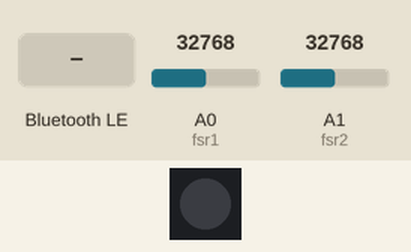
Recording of a program running on a simulated CircuitPython board. On the bench: 1 RGB LEDs in strip order, left to right. The inputs (shaded band) are chosen by the test bench; at power-on: A1 (fsr2) = 32768, A0 (fsr1) = 32768 (analog values on the 0–65535 scale). Dim RGB values are drawn brighter than linear; nothing arrives over Bluetooth unless stated; what the program prints to the serial console is not drawn.

Above: at 1.2 s.
1.3 s: "c" written over Bluetooth (the phone connects first, if it has not yet)
At 2.4 s:
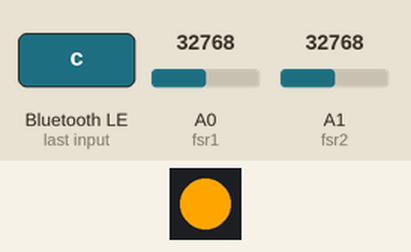
2.8 s: A1 (fsr2) set to 19660
At 5.24 s:
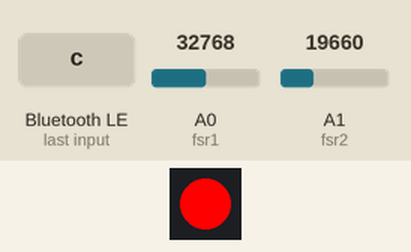
5.8 s: "r" written over Bluetooth (the phone connects first, if it has not yet)
At 6.1 s:
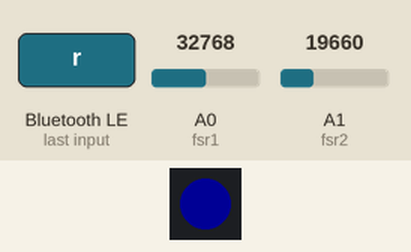
7.3 s: "calibrate" written over Bluetooth (the phone connects first, if it has not yet)
At 7.6 s:
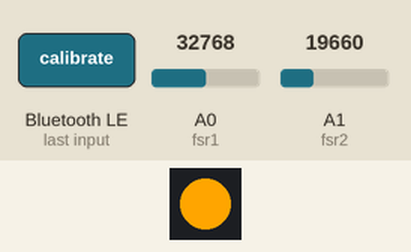
8.8 s: "reset" written over Bluetooth (the phone connects first, if it has not yet)
At 11.1 s:
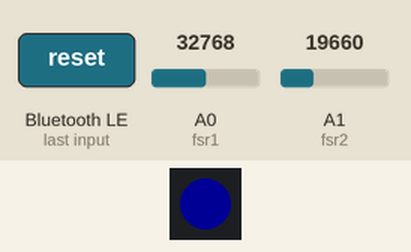
Timing chart, 0 to 12.6 s (numbered marks = the images above; inputs shaded):
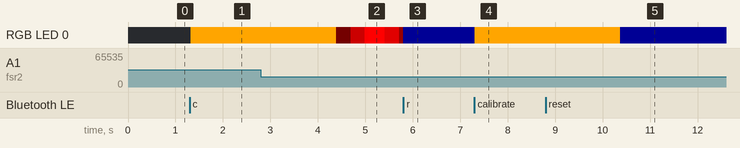

The program:

sensor2.py
```python
# Posture Checker - CircuitPython
# Hardware: Adafruit ESP32-S3 Feather (8MB Flash, No PSRAM)
# Sensors:  FSR on A0, FSR on A1 (velostat/conductive sheet compatible)
# BLE:      Adafruit Bluefruit Connect app (UART mode)
#
# Wiring:
#   FSR1: one leg → 3.3V, other leg → A0; 10K pulldown from A0 → GND
#   FSR2: one leg → 3.3V, other leg → A1; 10K pulldown from A1 → GND
#   Velostat (optional swap-in): same wiring, just replace the FSR
#
# Required libraries in /lib:
#   adafruit_ble/
#   adafruit_bluefruit_connect/
#   neopixel.mpy

import time
import board
import analogio
import neopixel
import adafruit_ble
from adafruit_ble.advertising.standard import ProvideServicesAdvertisement
from adafruit_ble.services.nordic import UARTService

# ── Resistor config ──────────────────────────────────────────────────────────
PULLDOWN_OHMS  = 10_000
REFERENCE_OHMS = 10_000
SCALE = REFERENCE_OHMS / PULLDOWN_OHMS

# ── Calibration config ───────────────────────────────────────────────────────
CALIBRATION_SAMPLES   = 20    # number of readings averaged during calibration
CALIBRATION_DELAY     = 0.15  # seconds between each sample (~3 s total)
DEVIATION_THRESHOLD   = 0.20  # 20 % deviation from baseline triggers an alert

# ── Analog inputs ────────────────────────────────────────────────────────────
fsr1 = analogio.AnalogIn(board.A0)
fsr2 = analogio.AnalogIn(board.A1)

# ── Calibration state ────────────────────────────────────────────────────────
calibration = {
    "fsr1_baseline": None,
    "fsr2_baseline": None,
    "is_calibrated": False,
}

# ── BLE setup ────────────────────────────────────────────────────────────────
ble  = adafruit_ble.BLERadio()
uart = UARTService()
advertisement = ProvideServicesAdvertisement(uart)

# ── Onboard NeoPixel (ESP32-S3 Feather has one on NEOPIXEL pin) ──────────────
pixel = neopixel.NeoPixel(board.NEOPIXEL, 1, brightness=1.0, auto_write=True)

# Colour constants  (R, G, B)
COLOR_OFF        = (0,   0,   0)
COLOR_GOOD       = (0,   20,  0)    # dim green  — good posture
COLOR_ALERT      = (255, 0,   0)    # bright red — bad posture (flash ON phase)
COLOR_UNCALIB    = (0,   0,   20)   # dim blue   — not yet calibrated
COLOR_CALIBRATING= (255, 165, 0)    # orange     — calibration in progress

# Pulse state for the alert animation
import math
PULSE_PERIOD  = 1.5                 # seconds for one full breathe-in + breathe-out cycle
_pulse_start  = 0.0                 # set when posture_bad first becomes True


def led_good():
    """Steady dim green — posture is fine."""
    pixel.brightness = 1.0
    pixel[0] = COLOR_GOOD


def led_alert_tick():
    """
    Call this frequently inside the main loop when posture is bad.
    Smoothly pulses bright red using a sine wave (breathing effect).
    No blocking sleeps — safe to call every loop iteration.
    """
    phase      = (time.monotonic() - _pulse_start) / PULSE_PERIOD  # 0..1 per cycle
    brightness = (math.sin(phase * 2 * math.pi - math.pi / 2) + 1) / 2
    pixel.brightness = brightness
    pixel[0]   = COLOR_ALERT


def led_uncalibrated():
    """Dim blue — device is connected but not yet calibrated."""
    pixel.brightness = 1.0
    pixel[0] = COLOR_UNCALIB


def led_calibrating():
    """Orange — calibration is actively running."""
    pixel.brightness = 1.0
    pixel[0] = COLOR_CALIBRATING


def led_off():
    """All off — BLE disconnected / idle."""
    pixel.brightness = 1.0
    pixel[0] = COLOR_OFF


# ── Helpers ──────────────────────────────────────────────────────────────────

def get_reading(pin):
    """Return a 10-bit FSR reading (0–1023) from a 16-bit analog pin."""
    return pin.value >> 6


def pressure_label(reading, thresholds):
    """
    Map a raw reading to a human-readable pressure label.
    thresholds: list of (scaled_limit, label) pairs in ascending order,
                plus a final fallback label.
    """
    for limit, label in thresholds:
        if reading < int(limit * SCALE):
            return label
    return thresholds[-1][1]   # fallback (highest bucket)


FSR1_THRESHOLDS = [
    (10,  "No pressure"),
    (250, "Light touch"),
    (400, "Light squeeze"),
    (900, "Medium squeeze"),
    (float("inf"), "Big squeeze"),
]

FSR2_THRESHOLDS = [
    (5,   "No pressure"),
    (100, "Light touch"),
    (250, "Light squeeze"),
    (450, "Medium squeeze"),
    (float("inf"), "Big squeeze"),
]


def uart_println(uart_svc, text):
    """Send a line of text over BLE UART."""
    uart_svc.write((text + "\r\n").encode())


def run_calibration(uart_svc):
    """
    Average CALIBRATION_SAMPLES readings for each sensor and store baselines.
    Sends progress updates over UART so the user can follow along.
    """
    uart_println(uart_svc, "")
    uart_println(uart_svc, "=== CALIBRATION STARTED ===")
    uart_println(uart_svc, "Sit in your comfortable rest/good-posture position.")
    uart_println(uart_svc, f"Taking {CALIBRATION_SAMPLES} samples over "
                           f"~{int(CALIBRATION_SAMPLES * CALIBRATION_DELAY)} seconds...")
    uart_println(uart_svc, "")

    led_calibrating()   # orange while sampling

    sum1 = 0
    sum2 = 0

    for i in range(1, CALIBRATION_SAMPLES + 1):
        sum1 += get_reading(fsr1)
        sum2 += get_reading(fsr2)

        # Simple progress bar every 5 samples
        if i % 5 == 0:
            pct = int((i / CALIBRATION_SAMPLES) * 100)
            bar = "#" * (pct // 10) + "." * (10 - pct // 10)
            uart_println(uart_svc, f"  [{bar}] {pct}%")

        time.sleep(CALIBRATION_DELAY)

    baseline1 = sum1 / CALIBRATION_SAMPLES
    baseline2 = sum2 / CALIBRATION_SAMPLES

    calibration["fsr1_baseline"]  = baseline1
    calibration["fsr2_baseline"]  = baseline2
    calibration["is_calibrated"]  = True

    uart_println(uart_svc, "")
    uart_println(uart_svc, "=== CALIBRATION COMPLETE ===")
    uart_println(uart_svc, f"  FSR1 baseline : {baseline1:.1f}  "
                           f"({pressure_label(int(baseline1), FSR1_THRESHOLDS)})")
    uart_println(uart_svc, f"  FSR2 baseline : {baseline2:.1f}  "
                           f"({pressure_label(int(baseline2), FSR2_THRESHOLDS)})")
    uart_println(uart_svc, f"  Alert threshold: ±{int(DEVIATION_THRESHOLD * 100)}% deviation")
    uart_println(uart_svc, "Monitoring will now begin.")
    uart_println(uart_svc, "")

    led_good()          # green — ready to monitor


def check_posture(uart_svc, r1, r2):
    """
    Compare current readings against calibrated baselines.
    Returns a list of alert strings (empty list = good posture).
    """
    alerts = []
    b1 = calibration["fsr1_baseline"]
    b2 = calibration["fsr2_baseline"]

    if b1 and b1 > 0:
        dev1 = abs(r1 - b1) / b1
        if dev1 > DEVIATION_THRESHOLD:
            direction = "increased" if r1 > b1 else "decreased"
            alerts.append(
                f"  ⚠ FSR1 pressure {direction} by {int(dev1 * 100)}% "
                f"(now {r1}, baseline {b1:.1f})"
            )

    if b2 and b2 > 0:
        dev2 = abs(r2 - b2) / b2
        if dev2 > DEVIATION_THRESHOLD:
            direction = "increased" if r2 > b2 else "decreased"
            alerts.append(
                f"  ⚠ FSR2 pressure {direction} by {int(dev2 * 100)}% "
                f"(now {r2}, baseline {b2:.1f})"
            )

    return alerts


# ── Main loop ────────────────────────────────────────────────────────────────

print("Posture Checker booting — advertising BLE...")
led_off()   # start dark while waiting for connection

while True:
    # ── Advertise until a client connects ────────────────────────────────────
    ble.start_advertising(advertisement)
    print("Waiting for BLE connection...")

    while not ble.connected:
        pass

    ble.stop_advertising()
    print("BLE connected.")

    # Show blue if uncalibrated, green if already calibrated from a prior session
    if calibration["is_calibrated"]:
        led_good()
    else:
        led_uncalibrated()

    uart_println(uart, "=== Posture Checker Connected ===")
    uart_println(uart, "Commands:")
    uart_println(uart, "  c  or  calibrate  → start calibration")
    uart_println(uart, "  s  or  status     → show current readings")
    uart_println(uart, "  r  or  reset      → clear calibration")
    uart_println(uart, "")

    if not calibration["is_calibrated"]:
        uart_println(uart, "⚠ Not yet calibrated. Send 'c' to calibrate.")

    last_monitor_time = 0
    MONITOR_INTERVAL  = 2.0   # seconds between posture checks during monitoring
    posture_bad       = False  # tracks current alert state for LED

    # ── Per-connection event loop ─────────────────────────────────────────────
    while ble.connected:

        # ── Handle incoming UART commands ─────────────────────────────────────
        if uart.in_waiting:
            raw = uart.readline()
            if raw:
                cmd = raw.decode("utf-8").strip().lower()

                if cmd in ("c", "calibrate"):
                    run_calibration(uart)
                    posture_bad = False   # reset alert state after calibration

                elif cmd in ("s", "status"):
                    r1 = get_reading(fsr1)
                    r2 = get_reading(fsr2)
                    uart_println(uart, "--- Current Readings ---")
                    uart_println(uart, f"  FSR1: {r1}  ({pressure_label(r1, FSR1_THRESHOLDS)})")
                    uart_println(uart, f"  FSR2: {r2}  ({pressure_label(r2, FSR2_THRESHOLDS)})")
                    if calibration["is_calibrated"]:
                        uart_println(uart, f"  Baseline → FSR1: {calibration['fsr1_baseline']:.1f}  "
                                           f"FSR2: {calibration['fsr2_baseline']:.1f}")
                    else:
                        uart_println(uart, "  (not calibrated yet)")
                    uart_println(uart, "")

                elif cmd in ("r", "reset"):
                    calibration["fsr1_baseline"]  = None
                    calibration["fsr2_baseline"]  = None
                    calibration["is_calibrated"]  = False
                    posture_bad = False
                    led_uncalibrated()   # back to blue — needs recalibration
                    uart_println(uart, "Calibration reset. Send 'c' to recalibrate.")

                else:
                    uart_println(uart, f"Unknown command: '{cmd}'")
                    uart_println(uart, "Valid commands: c/calibrate  s/status  r/reset")

        # ── Periodic posture monitoring (only after calibration) ───────────────
        now = time.monotonic()
        if calibration["is_calibrated"] and (now - last_monitor_time >= MONITOR_INTERVAL):
            last_monitor_time = now

            r1 = get_reading(fsr1)
            r2 = get_reading(fsr2)

            alerts = check_posture(uart, r1, r2)

            if alerts:
                if not posture_bad:
                    posture_bad = True
                    global _pulse_start
                    _pulse_start = time.monotonic()   # start pulse from zero
                uart_println(uart, "--- POSTURE ALERT ---")
                for a in alerts:
                    uart_println(uart, a)
                uart_println(uart, "")
            else:
                if posture_bad:
                    posture_bad = False  # returning to good posture
                    led_good()           # immediately restore green
                # Good posture: silent (no spam). Send 's' anytime to check manually.

        # ── LED tick — runs every loop iteration for smooth flashing ──────────
        if posture_bad:
            led_alert_tick()             # non-blocking red flash

    led_off()   # BLE dropped — go dark
    print("BLE disconnected. Re-advertising...")
```

Measured:
- after the input at 1.3 s, RGB LED 0: off → RGB(255, 165, 0) at once
- after the input at 7.3 s, RGB LED 0: RGB(0, 0, 20) → RGB(255, 165, 0) at once
